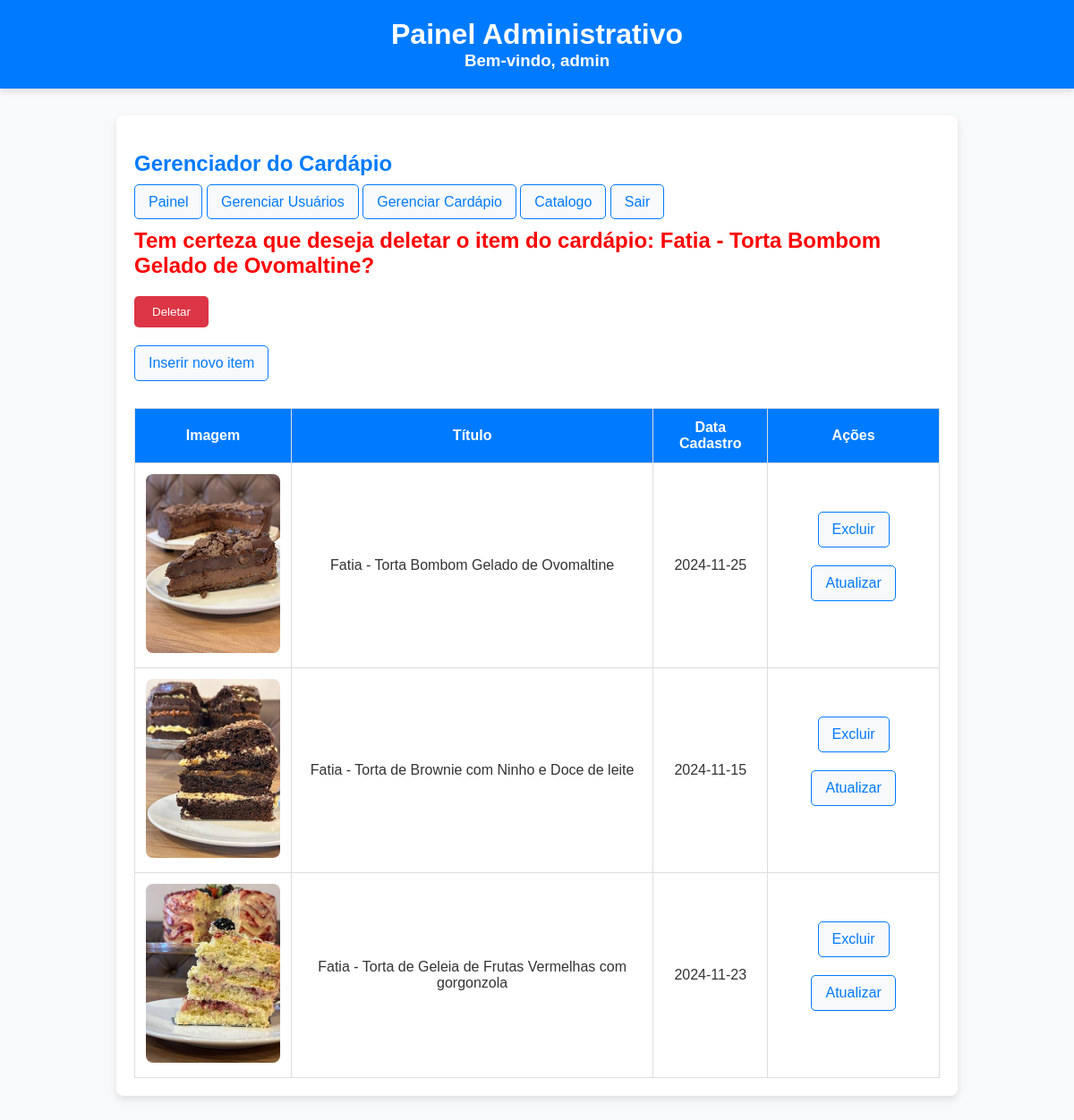
The app's page /admin/cardapio.php?id=34&titulo=Fatia - Torta Bombom Gelado de Ovomaltine (signed in) with its own data.
### tables this page shows
CREATE TABLE `cardapio` (
  `id` int(11) NOT NULL AUTO_INCREMENT,
  `titulo` varchar(240) NOT NULL,
  `descricao` text NOT NULL,
  `imagem` varchar(240) NOT NULL,
  `data_registro` date NOT NULL,
  PRIMARY KEY (`id`)
);

### admin/functions.php (called while the page is built, shortened)
<?php
function buscar($connect, $tabela, $where = 1, $order = "") {
    if(!empty($order)){
        $order = "ORDER BY $order";
    }
    $query = "SELECT * FROM $tabela WHERE $where $order";
    $execute = mysqli_query($connect, $query);
    $results = mysqli_fetch_all($execute, MYSQLI_ASSOC);
    return $results;
}
function getImagePath($fileName) {
    return "uploads/" . $fileName;
}

### admin/cardapio.php (the view, shortened to what this page needs)
<?php
$seguranca = isset($_SESSION['ativa']) ? TRUE : header("location: catalogo.php");
require_once "db_connect.php";
require_once "functions.php";
?>
<!DOCTYPE html>
<html lang="pt-BR">
<head>
</head>
<body>
    <?php if ($seguranca) { ?>
        <header>
            <h1>Painel Administrativo</h1>
            <h3>Bem-vindo, <?php echo htmlspecialchars($_SESSION['usuario']); ?></h3>
        </header>
        <main>
            <h2>Gerenciador do Cardápio</h2>
            <div class="menu">
                <?php include "layout/menu.php"; ?>
            </div>
            <?php
                $tabela = "cardapio";
                $order = "titulo";
                $cardapios = buscar($connect, $tabela, 1, $order);
                if (isset($_GET['id'])) { ?>
                    <div class="confirm-delete">
                        <h2>Tem certeza que deseja deletar o item do cardápio: <?php echo htmlspecialchars($_GET['titulo']); ?>?</h2>
                        <form action="cardapio.php" method="POST">
                            <input type="submit" name="deletar" value="Deletar">
                        </form>
                    </div>
                <?php }
            ?>
            <div class="container">
                <a href="form_cardapio.php">Inserir novo item</a>
                <table>
                    <thead>
                        <tr>
                            <th>Imagem</th>
                            <th>Título</th>
                            <th>Data Cadastro</th>
                            <th>Ações</th>
                        </tr>
                    </thead>
                    <tbody>
                        <?php foreach ($cardapios as $cardapio) { ?>
                            <tr>
                                <td>
                                    <?php if (!empty($cardapio['imagem'])) { ?>
                                        <img src="<?php echo htmlspecialchars(getImagePath($cardapio['imagem'])); ?>" alt="<?php echo htmlspecialchars($cardapio['titulo']); ?>">
                                    <?php } ?>
                                </td>
                                <td><?php echo htmlspecialchars($cardapio['titulo']); ?></td>
                                <td><?php echo htmlspecialchars($cardapio['data_registro']); ?></td>
                                <td>
                                    <a href="cardapio.php?id=<?php echo htmlspecialchars($cardapio['id']); ?>&titulo=<?php echo htmlspecialchars($cardapio['titulo']); ?>">Excluir</a>
                                    <a href="form_cardapio.php?id=<?php echo htmlspecialchars($cardapio['id']); ?>&titulo=<?php echo htmlspecialchars($cardapio['titulo']); ?>">Atualizar</a>
                                </td>
                            </tr>
                        <?php } ?>
                    </tbody>
                </table>
            </div>
        </main>
    <?php } ?>
</body>
</html>

### admin/layout/menu.php
<nav>
        <div>
            <a href="index.php">Painel</a>
            <a href="users.php">Gerenciar Usuários</a>
            <a href="cardapio.php">Gerenciar Cardápio</a>
            <a href="catalogo.php">Catalogo</a>
            <a href = "logout.php"> Sair </a>
        </div>
</nav>

### admin/cardapio.php (style rules this page uses)
body { font-family: Arial, sans-serif; background-color: #f8f9fa; margin: 0; padding: 0; color: #333; }
header { background-color: #007BFF; color: white; text-align: center; padding: 20px 0; box-shadow: 0px 4px 6px rgba(0, 0, 0, 0.1); }
header h1, header h3 { margin: 0; }
main { max-width: 900px; margin: 30px auto; background: white; padding: 20px; border-radius: 8px; box-shadow: 0px 4px 8px rgba(0, 0, 0, 0.1); }
h2 { color: #007BFF; margin-bottom: 20px; }
.menu { margin-bottom: 20px; }
a { color: #007BFF; text-decoration: none; padding: 10px 15px; background-color: #f8f9fa; border: 1px solid #007BFF; border-radius: 5px; transition: all 0.3s; }
.container { margin-top: 20px; }
.container a { display: inline-block; margin-bottom: 20px; }
table { width: 100%; border-collapse: collapse; margin-top: 10px; }
table, th, td { border: 1px solid #ddd; }
th, td { padding: 12px; text-align: center; }
th { background-color: #007BFF; color: white; }
td img { border-radius: 8px; max-width: 150px; height: auto; }
.confirm-delete h2 { color: red; }
.confirm-delete form { display: inline-block; }
input[type="submit"] { padding: 10px 20px; border: none; border-radius: 5px; background-color: #dc3545; color: white; cursor: pointer; transition: background-color 0.3s; }

### records on screen
cardapio: imagem (picture), titulo "Fatia - Torta Bombom Gelado de Ovomaltine", data_registro "2024-11-25"
cardapio: imagem (picture), titulo "Fatia - Torta de Brownie com Ninho e Doce de leite", data_registro "2024-11-15"
cardapio: imagem (picture), titulo "Fatia - Torta de Geleia de Frutas Vermelhas com gorgonzola", data_registro "2024-11-23"

### other values on screen
$_SESSION['usuario'] "admin"
$_GET['titulo'] "Fatia - Torta Bombom Gelado de Ovomaltine"
